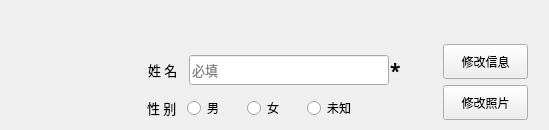
                 <widget class="QWidget" name="gBox_record_2" native="true">
                  <property name="minimumSize">
                   <size>
                    <width>295</width>
                    <height>130</height>
                   </size>
                  </property>
                  <property name="maximumSize">
                   <size>
                    <width>16777215</width>
                    <height>130</height>
                   </size>
                  </property>
                  <property name="font">
                   <font>
                    <family>微软雅黑</family>
                   </font>
                  </property>
                  <layout class="QGridLayout" name="gridLayout_61">
                   <property name="leftMargin">
                    <number>11</number>
                   </property>
                   <property name="topMargin">
                    <number>5</number>
                   </property>
                   <property name="rightMargin">
                    <number>11</number>
                   </property>
                   <property name="bottomMargin">
                    <number>10</number>
                   </property>
                   <property name="spacing">
                    <number>7</number>
                   </property>
                   <item row="0" column="0" rowspan="3">
                    <widget class="QWidget" name="widget_22" native="true">
                     <property name="minimumSize">
                      <size>
                       <width>120</width>
                       <height>130</height>
                      </size>
                     </property>
                     <property name="maximumSize">
                      <size>
                       <width>120</width>
                       <height>130</height>
                      </size>
                     </property>
                     <layout class="QGridLayout" name="gridLayout_76">
                      <item row="0" column="0">
                       <widget class="QLabel" name="lab_selfPicture">
                        <property name="minimumSize">
                         <size>
                          <width>105</width>
                          <height>110</height>
                         </size>
                        </property>
                        <property name="maximumSize">
                         <size>
                          <width>105</width>
                          <height>110</height>
                         </size>
                        </property>
                        <property name="text">
                         <string/>
                        </property>
                        <property name="pixmap">
                         <pixmap resource="../res.qrc">:/img/userImage.png</pixmap>
                        </property>
                        <property name="scaledContents">
                         <bool>true</bool>
                        </property>
                        <property name="wordWrap">
                         <bool>false</bool>
                        </property>
                       </widget>
                      </item>
                     </layout>
                    </widget>
                   </item>
                   <item row="0" column="1" colspan="2">
                    <widget class="QLabel" name="lab_editSelfInfoTip">
                     <property name="minimumSize">
                      <size>
                       <width>400</width>
                       <height>20</height>
                      </size>
                     </property>
                     <property name="maximumSize">
                      <size>
                       <width>16777215</width>
                       <height>20</height>
                      </size>
                     </property>
                     <property name="text">
                      <string/>
                     </property>
                     <property name="alignment">
                      <set>Qt::AlignCenter</set>
                     </property>
                    </widget>
                   </item>
                   <item row="1" column="1" rowspan="2">
                    <widget class="QWidget" name="widget_16" native="true">
                     <property name="minimumSize">
                      <size>
                       <width>278</width>
                       <height>0</height>
                      </size>
                     </property>
                     <property name="maximumSize">
                      <size>
                       <width>278</width>
                       <height>16777215</height>
                      </size>
                     </property>
                     <layout class="QGridLayout" name="gridLayout">
                      <property name="topMargin">
                       <number>11</number>
                      </property>
                      <property name="bottomMargin">
                       <number>0</number>
                      </property>
                      <property name="verticalSpacing">
                       <number>11</number>
                      </property>
                      <item row="0" column="0">
                       <widget class="QWidget" name="widget_name" native="true">
                        <property name="minimumSize">
                         <size>
                          <width>0</width>
                          <height>30</height>
                         </size>
                        </property>
                        <property name="maximumSize">
                         <size>
                          <width>16777215</width>
                          <height>30</height>
                         </size>
                        </property>
                        <layout class="QHBoxLayout" name="horizontalLayout_3">
                         <property name="spacing">
                          <number>0</number>
                         </property>
                         <property name="leftMargin">
                          <number>0</number>
                         </property>
                         <property name="topMargin">
                          <number>0</number>
                         </property>
                         <property name="rightMargin">
                          <number>0</number>
                         </property>
                         <property name="bottomMargin">
                          <number>0</number>
                         </property>
                         <item>
                          <widget class="QLabel" name="label_5">
                           <property name="minimumSize">
                            <size>
                             <width>40</width>
                             <height>30</height>
                            </size>
                           </property>
                           <property name="maximumSize">
                            <size>
                             <width>40</width>
                             <height>30</height>
                            </size>
                           </property>
                           <property name="font">
                            <font>
                             <family>微软雅黑</family>
                             <pointsize>10</pointsize>
                             <bold>false</bold>
                            </font>
                           </property>
                           <property name="text">
                            <string>姓 名</string>
                           </property>
                          </widget>
                         </item>
                         <item>
                          <widget class="QLineEdit" name="lineEdit_name">
                           <property name="minimumSize">
                            <size>
                             <width>200</width>
                             <height>30</height>
                            </size>
                           </property>
                           <property name="maximumSize">
                            <size>
                             <width>200</width>
                             <height>30</height>
                            </size>
                           </property>
                           <property name="font">
                            <font>
                             <family>微软雅黑</family>
                             <pointsize>10</pointsize>
                             <bold>false</bold>
                            </font>
                           </property>
                           <property name="text">
                            <string/>
                           </property>
                           <property name="placeholderText">
                            <string>必填</string>
                           </property>
                          </widget>
                         </item>
                         <item>
                          <widget class="QLabel" name="lab_nameYes">
                           <property name="minimumSize">
                            <size>
                             <width>15</width>
                             <height>30</height>
                            </size>
                           </property>
                           <property name="maximumSize">
                            <size>
                             <width>15</width>
                             <height>30</height>
                            </size>
                           </property>
                           <property name="font">
                            <font>
                             <family>微软雅黑</family>
                             <pointsize>14</pointsize>
                             <bold>true</bold>
                            </font>
                           </property>
                           <property name="text">
                            <string>*</string>
                           </property>
                          </widget>
                         </item>
                        </layout>
                       </widget>
                      </item>
                      <item row="1" column="0">
                       <widget class="QWidget" name="widget_sex" native="true">
                        <property name="minimumSize">
                         <size>
                          <width>0</width>
                          <height>30</height>
                         </size>
                        </property>
                        <property name="maximumSize">
                         <size>
                          <width>16777215</width>
                          <height>30</height>
                         </size>
                        </property>
                        <layout class="QGridLayout" name="gridLayout_6">
                         <property name="leftMargin">
                          <number>0</number>
                         </property>
                         <property name="topMargin">
                          <number>0</number>
                         </property>
                         <property name="rightMargin">
                          <number>15</number>
                         </property>
                         <property name="bottomMargin">
                          <number>0</number>
                         </property>
                         <property name="spacing">
                          <number>0</number>
                         </property>
                         <item row="0" column="0">
                          <widget class="QLabel" name="label_23">
                           <property name="minimumSize">
                            <size>
                             <width>40</width>
                             <height>30</height>
                            </size>
                           </property>
                           <property name="maximumSize">
                            <size>
                             <width>40</width>
                             <height>30</height>
                            </size>
                           </property>
                           <property name="font">
                            <font>
                             <family>微软雅黑</family>
                             <pointsize>10</pointsize>
                             <bold>false</bold>
                            </font>
                           </property>
                           <property name="text">
                            <string>性 别</string>
                           </property>
                          </widget>
                         </item>
                         <item row="0" column="1">
                          <widget class="QRadioButton" name="rBtn_man">
                           <property name="minimumSize">
                            <size>
                             <width>0</width>
                             <height>0</height>
                            </size>
                           </property>
                           <property name="maximumSize">
                            <size>
                             <width>60</width>
                             <height>30</height>
                            </size>
                           </property>
                           <property name="text">
                            <string>男</string>
                           </property>
                          </widget>
                         </item>
                         <item row="0" column="2">
                          <widget class="QRadioButton" name="rBtn_woman">
                           <property name="minimumSize">
                            <size>
                             <width>0</width>
                             <height>0</height>
                            </size>
                           </property>
                           <property name="maximumSize">
                            <size>
                             <width>60</width>
                             <height>30</height>
                            </size>
                           </property>
                           <property name="text">
                            <string>女</string>
                           </property>
                          </widget>
                         </item>
                         <item row="0" column="3">
                          <widget class="QRadioButton" name="rBtn_sexNull">
                           <property name="minimumSize">
                            <size>
                             <width>0</width>
                             <height>0</height>
                            </size>
                           </property>
                           <property name="maximumSize">
                            <size>
                             <width>82</width>
                             <height>30</height>
                            </size>
                           </property>
                           <property name="text">
                            <string>未知</string>
                           </property>
                          </widget>
                         </item>
                        </layout>
                       </widget>
                      </item>
                     </layout>
                    </widget>
                   </item>
                   <item row="1" column="2">
                    <widget class="QPushButton" name="btn_editSelfInfo">
                     <property name="minimumSize">
                      <size>
                       <width>85</width>
                       <height>35</height>
                      </size>
                     </property>
                     <property name="maximumSize">
                      <size>
                       <width>85</width>
                       <height>35</height>
                      </size>
                     </property>
                     <property name="font">
                      <font>
                       <family>微软雅黑</family>
                       <pointsize>9</pointsize>
                      </font>
                     </property>
                     <property name="text">
                      <string>修改信息</string>
                     </property>
                    </widget>
                   </item>
                   <item row="2" column="2">
                    <widget class="QPushButton" name="btn_editSelfInfoImage">
                     <property name="minimumSize">
                      <size>
                       <width>85</width>
                       <height>35</height>
                      </size>
                     </property>
                     <property name="maximumSize">
                      <size>
                       <width>85</width>
                       <height>35</height>
                      </size>
                     </property>
                     <property name="font">
                      <font>
                       <family>微软雅黑</family>
                       <pointsize>9</pointsize>
                      </font>
                     </property>
                     <property name="text">
                      <string>修改照片</string>
                     </property>
                    </widget>
                   </item>
                  </layout>
                 </widget>
